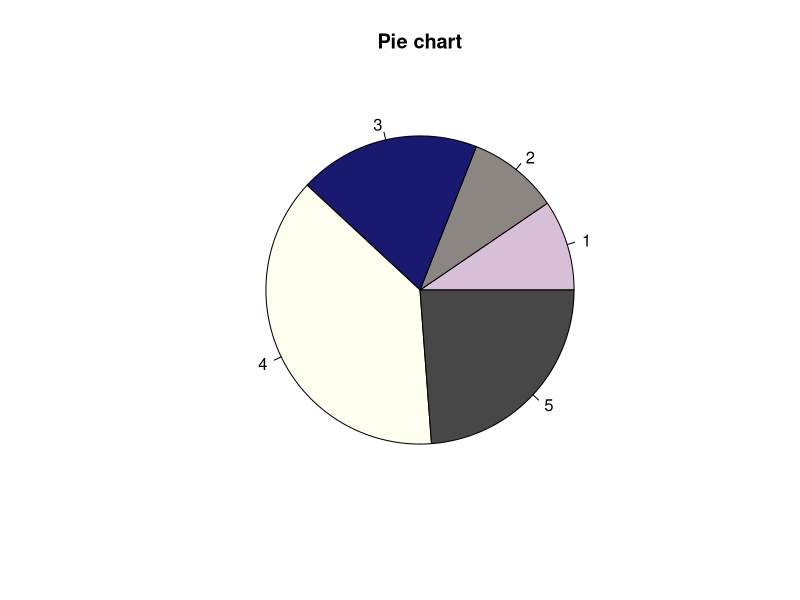
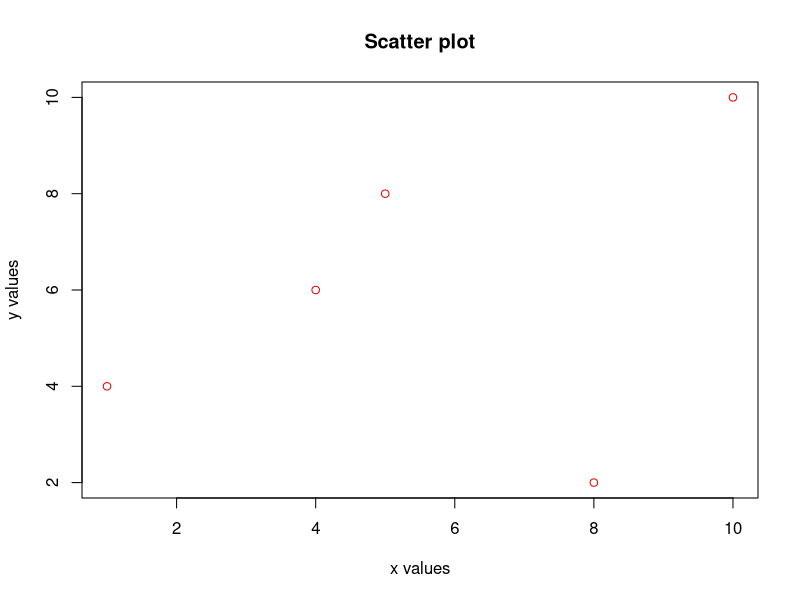
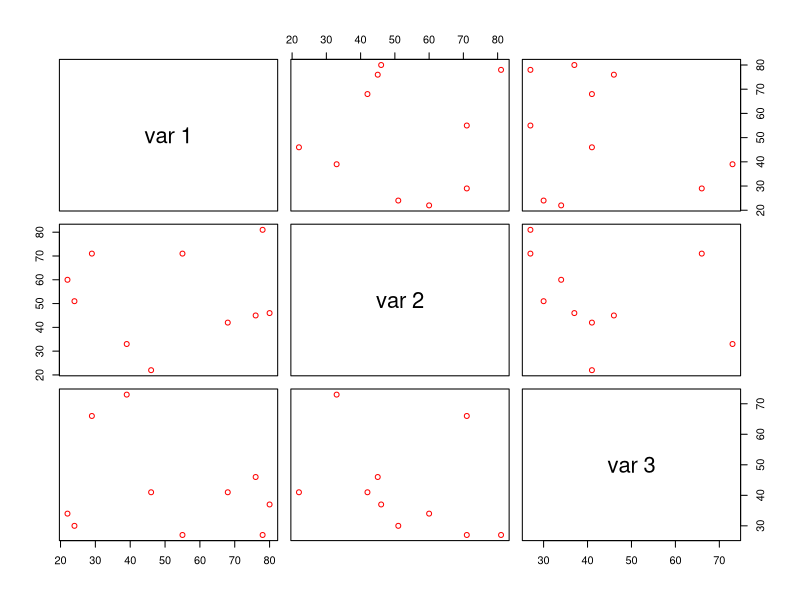
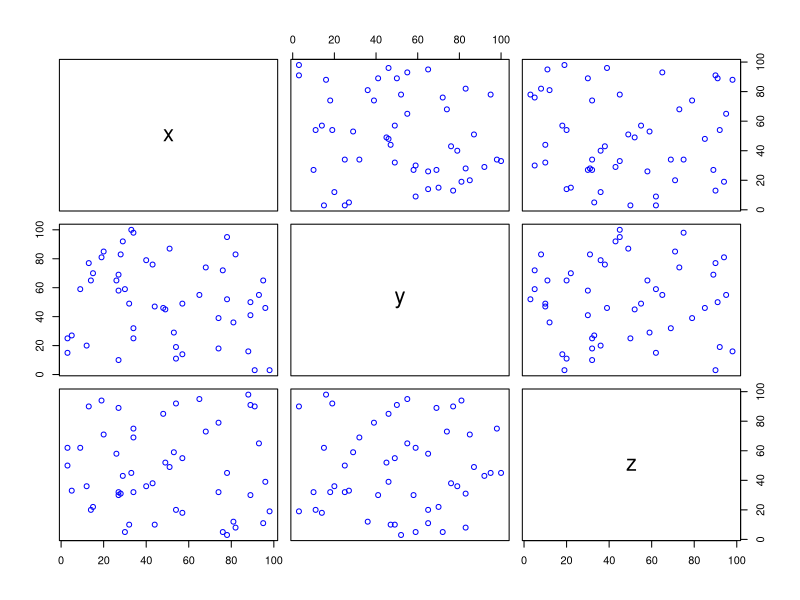
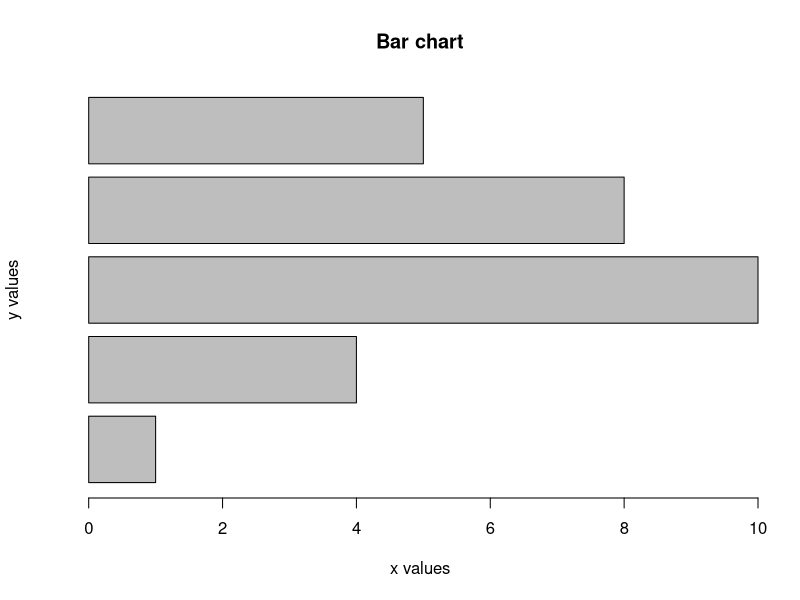
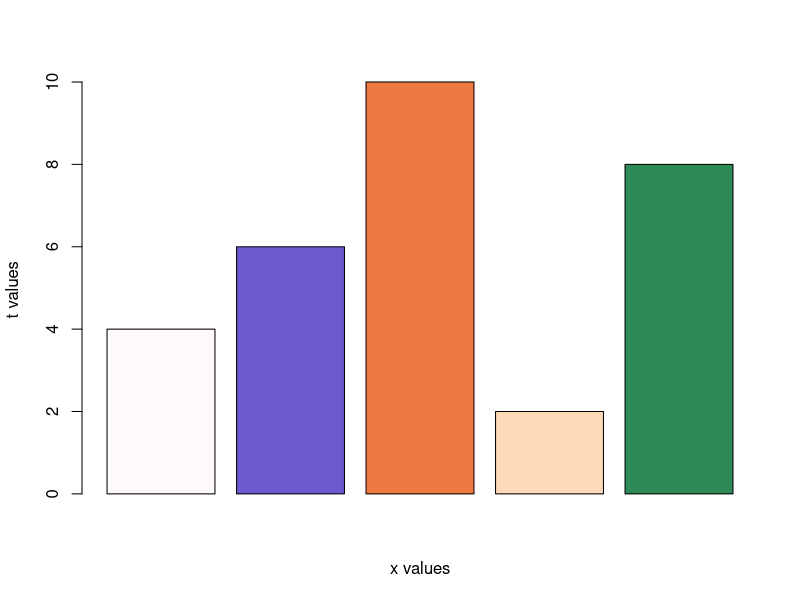
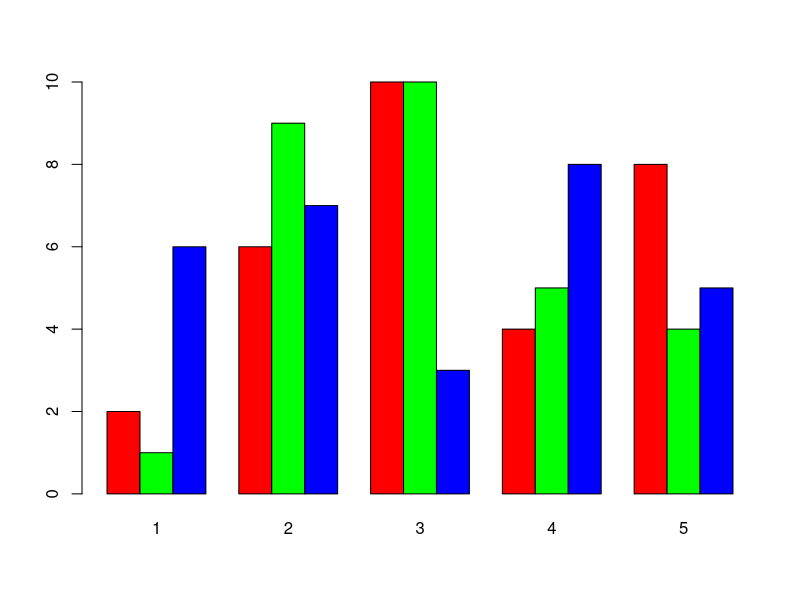
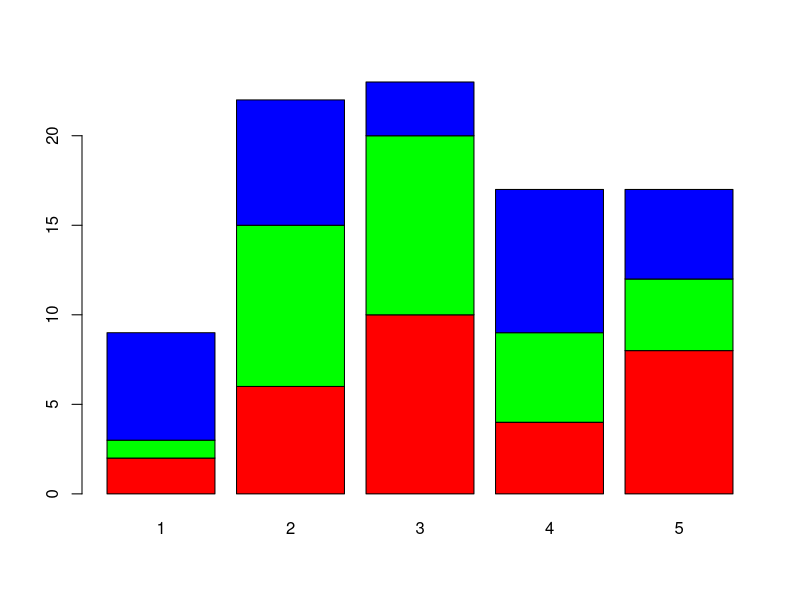

The R source for these figures, in order:
# Pie chart

data=c(10,10,20,40,25)
pie(data,main='Pie chart',col=c('thistle','seashell4','midnightblue','ivory','grey28'))

# Scatter plot
x=c(1,4,10,8,5)
y=c(4,6,10,2,8)
plot(x,y,col='red2',main='Scatter plot',xlab='x values',ylab = 'y values')
# Multiple  sactter plots
m1=matrix(c(sample(10:90,replace = TRUE,size = 30)),nrow=10,ncol=3,byrow=TRUE)
pairs(m1,col='red')

df=data.frame('x'=sample(0:100,size=50,replace = TRUE),'y'=sample(0:100,size=50,replace = TRUE),
              'z'=sample(0:100,size=50,replace = TRUE))
pairs(df,col='blue')

# Bar chart
barplot(x,xlab = 'x values',ylab = 'y values',main='Bar chart',horiz=TRUE)
barplot(y,xlab='x values',ylab='t values',horiz=FALSE,col=c('snow','slateblue','sienna2','peachpuff','seagreen4'))

# Mutiple bar chart
m1=matrix(c(2,6,10,4,8,1,9,10,5,4,6,7,3,8,5),nrow=3,ncol=5,byrow=TRUE)
x=c(1,2,3,4,5)
x2=c('a','b','c')
barplot(m1,names.arg = x,col = c('red','green','blue'),beside = TRUE)
# Without beside argument 
barplot(m1,names.arg = x,col = c('red','green','blue'))

install.packages("scatterplot3d")
library(scatterplot3d)
attach(iris)
scatterplot3d(Sepal.Length,Sepal.Width)
